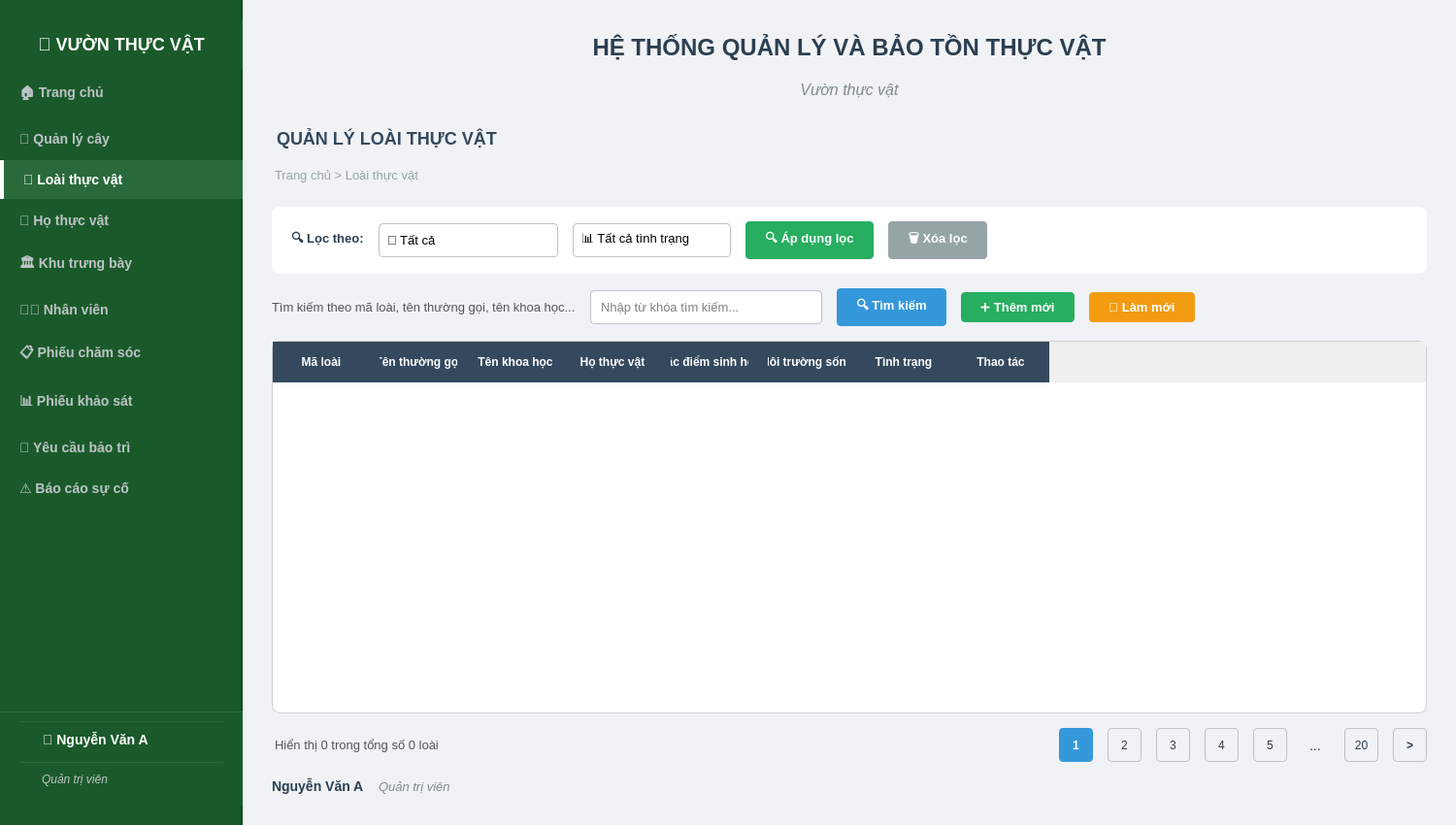
<?xml version="1.0" encoding="UTF-8"?>
<ui version="4.0">
 <class>MainWindow</class>
 <widget class="QMainWindow" name="MainWindow">
  <property name="geometry">
   <rect>
    <x>0</x>
    <y>0</y>
    <width>1500</width>
    <height>850</height>
   </rect>
  </property>
  <property name="windowTitle">
   <string>Hệ Thống Quản Lý Và Bảo Tồn Thực Vật - Vườn thực vật</string>
  </property>
  <widget class="QWidget" name="centralwidget">
   <layout class="QHBoxLayout" name="mainLayout">
    <property name="spacing">
     <number>0</number>
    </property>
    <property name="leftMargin">
     <number>0</number>
    </property>
    <property name="topMargin">
     <number>0</number>
    </property>
    <property name="rightMargin">
     <number>0</number>
    </property>
    <property name="bottomMargin">
     <number>0</number>
    </property>
    <item>
     <widget class="QWidget" name="sidebarWidget" native="true">
      <property name="minimumSize">
       <size>
        <width>250</width>
        <height>0</height>
       </size>
      </property>
      <property name="maximumSize">
       <size>
        <width>250</width>
        <height>16777215</height>
       </size>
      </property>
      <property name="styleSheet">
       <string>QWidget#sidebarWidget { background-color: #1a5a2a; border-right: 2px solid #0a4a1a; }</string>
      </property>
      <layout class="QVBoxLayout" name="sidebarLayout">
       <property name="spacing">
        <number>2</number>
       </property>
       <property name="leftMargin">
        <number>0</number>
       </property>
       <property name="topMargin">
        <number>20</number>
       </property>
       <property name="rightMargin">
        <number>0</number>
       </property>
       <property name="bottomMargin">
        <number>20</number>
       </property>
       <item>
        <widget class="QLabel" name="logoLabel">
         <property name="styleSheet">
          <string>font-size: 18px; font-weight: bold; color: #ffffff; padding: 15px 0; background-color: #1a5a2a;</string>
         </property>
         <property name="text">
          <string>🌿 VƯỜN THỰC VẬT</string>
         </property>
         <property name="alignment">
          <set>Qt::AlignCenter</set>
         </property>
        </widget>
       </item>
       <item>
        <widget class="QPushButton" name="homeButton">
         <property name="styleSheet">
          <string>QPushButton { text-align: left; padding: 12px 20px; background-color: transparent; color: #bdc3c7; border: none; border-radius: 0px; font-size: 14px; font-weight: bold; } QPushButton:hover { background-color: #2a6a3a; color: white; } QPushButton:checked { background-color: #2a6a3a; color: #ffffff; border-left: 4px solid #ffffff; }</string>
         </property>
         <property name="text">
          <string>🏠 Trang chủ</string>
         </property>
         <property name="checkable">
          <bool>true</bool>
         </property>
        </widget>
       </item>
       <item>
        <widget class="QPushButton" name="plantManagementButton">
         <property name="styleSheet">
          <string>QPushButton { text-align: left; padding: 12px 20px; background-color: transparent; color: #bdc3c7; border: none; border-radius: 0px; font-size: 14px; font-weight: bold; } QPushButton:hover { background-color: #2a6a3a; color: white; } QPushButton:checked { background-color: #2a6a3a; color: #ffffff; border-left: 4px solid #ffffff; }</string>
         </property>
         <property name="text">
          <string>🌳 Quản lý cây</string>
         </property>
         <property name="checkable">
          <bool>true</bool>
         </property>
        </widget>
       </item>
       <item>
        <widget class="QPushButton" name="speciesButton">
         <property name="styleSheet">
          <string>QPushButton { text-align: left; padding: 12px 20px; background-color: #2a6a3a; color: #ffffff; border: none; border-radius: 0px; font-size: 14px; font-weight: bold; border-left: 4px solid #ffffff; } QPushButton:hover { background-color: #2a6a3a; color: white; }</string>
         </property>
         <property name="text">
          <string>🌿 Loài thực vật</string>
         </property>
         <property name="checkable">
          <bool>true</bool>
         </property>
         <property name="checked">
          <bool>true</bool>
         </property>
        </widget>
       </item>
       <item>
        <widget class="QPushButton" name="familyButton">
         <property name="styleSheet">
          <string>QPushButton { text-align: left; padding: 12px 20px; background-color: transparent; color: #bdc3c7; border: none; border-radius: 0px; font-size: 14px; font-weight: bold; } QPushButton:hover { background-color: #2a6a3a; color: white; } QPushButton:checked { background-color: #2a6a3a; color: #ffffff; border-left: 4px solid #ffffff; }</string>
         </property>
         <property name="text">
          <string>🌺 Họ thực vật</string>
         </property>
         <property name="checkable">
          <bool>true</bool>
         </property>
        </widget>
       </item>
       <item>
        <widget class="QPushButton" name="exhibitionButton">
         <property name="styleSheet">
          <string>QPushButton { text-align: left; padding: 12px 20px; background-color: transparent; color: #bdc3c7; border: none; border-radius: 0px; font-size: 14px; font-weight: bold; } QPushButton:hover { background-color: #2a6a3a; color: white; } QPushButton:checked { background-color: #2a6a3a; color: #ffffff; border-left: 4px solid #ffffff; }</string>
         </property>
         <property name="text">
          <string>🏛️ Khu trưng bày</string>
         </property>
         <property name="checkable">
          <bool>true</bool>
         </property>
        </widget>
       </item>
       <item>
        <widget class="QPushButton" name="staffButton">
         <property name="styleSheet">
          <string>QPushButton { text-align: left; padding: 12px 20px; background-color: transparent; color: #bdc3c7; border: none; border-radius: 0px; font-size: 14px; font-weight: bold; } QPushButton:hover { background-color: #2a6a3a; color: white; } QPushButton:checked { background-color: #2a6a3a; color: #ffffff; border-left: 4px solid #ffffff; }</string>
         </property>
         <property name="text">
          <string>👨‍🌾 Nhân viên</string>
         </property>
         <property name="checkable">
          <bool>true</bool>
         </property>
        </widget>
       </item>
       <item>
        <widget class="QPushButton" name="careButton">
         <property name="styleSheet">
          <string>QPushButton { text-align: left; padding: 12px 20px; background-color: transparent; color: #bdc3c7; border: none; border-radius: 0px; font-size: 14px; font-weight: bold; } QPushButton:hover { background-color: #2a6a3a; color: white; } QPushButton:checked { background-color: #2a6a3a; color: #ffffff; border-left: 4px solid #ffffff; }</string>
         </property>
         <property name="text">
          <string>📋 Phiếu chăm sóc</string>
         </property>
         <property name="checkable">
          <bool>true</bool>
         </property>
        </widget>
       </item>
       <item>
        <widget class="QPushButton" name="surveyButton">
         <property name="styleSheet">
          <string>QPushButton { text-align: left; padding: 12px 20px; background-color: transparent; color: #bdc3c7; border: none; border-radius: 0px; font-size: 14px; font-weight: bold; } QPushButton:hover { background-color: #2a6a3a; color: white; } QPushButton:checked { background-color: #2a6a3a; color: #ffffff; border-left: 4px solid #ffffff; }</string>
         </property>
         <property name="text">
          <string>📊 Phiếu khảo sát</string>
         </property>
         <property name="checkable">
          <bool>true</bool>
         </property>
        </widget>
       </item>
       <item>
        <widget class="QPushButton" name="maintenanceButton">
         <property name="styleSheet">
          <string>QPushButton { text-align: left; padding: 12px 20px; background-color: transparent; color: #bdc3c7; border: none; border-radius: 0px; font-size: 14px; font-weight: bold; } QPushButton:hover { background-color: #2a6a3a; color: white; } QPushButton:checked { background-color: #2a6a3a; color: #ffffff; border-left: 4px solid #ffffff; }</string>
         </property>
         <property name="text">
          <string>🔧 Yêu cầu bảo trì</string>
         </property>
         <property name="checkable">
          <bool>true</bool>
         </property>
        </widget>
       </item>
       <item>
        <widget class="QPushButton" name="reportButton">
         <property name="styleSheet">
          <string>QPushButton { text-align: left; padding: 12px 20px; background-color: transparent; color: #bdc3c7; border: none; border-radius: 0px; font-size: 14px; font-weight: bold; } QPushButton:hover { background-color: #2a6a3a; color: white; } QPushButton:checked { background-color: #2a6a3a; color: #ffffff; border-left: 4px solid #ffffff; }</string>
         </property>
         <property name="text">
          <string>⚠️ Báo cáo sự cố</string>
         </property>
         <property name="checkable">
          <bool>true</bool>
         </property>
        </widget>
       </item>
       <item>
        <spacer name="sidebarSpacer">
         <property name="orientation">
          <enum>Qt::Vertical</enum>
         </property>
         <property name="sizeHint" stdset="0">
          <size>
           <width>20</width>
           <height>40</height>
          </size>
         </property>
        </spacer>
       </item>
       <item>
        <widget class="QWidget" name="userInfoWidget" native="true">
         <property name="styleSheet">
          <string>background-color: #1a5a2a; padding: 10px 20px; border-top: 1px solid #2a6a3a;</string>
         </property>
         <layout class="QVBoxLayout" name="userInfoLayout">
          <property name="spacing">
           <number>5</number>
          </property>
          <property name="leftMargin">
           <number>20</number>
          </property>
          <property name="topMargin">
           <number>10</number>
          </property>
          <property name="rightMargin">
           <number>20</number>
          </property>
          <property name="bottomMargin">
           <number>10</number>
          </property>
          <item>
           <widget class="QLabel" name="sidebarUserLabel">
            <property name="styleSheet">
             <string>color: #ffffff; font-size: 14px; font-weight: bold;</string>
            </property>
            <property name="text">
             <string>👤 Nguyễn Văn A</string>
            </property>
           </widget>
          </item>
          <item>
           <widget class="QLabel" name="sidebarRoleLabel">
            <property name="styleSheet">
             <string>color: #bdc3c7; font-size: 12px; font-style: italic;</string>
            </property>
            <property name="text">
             <string>Quản trị viên</string>
            </property>
           </widget>
          </item>
         </layout>
        </widget>
       </item>
      </layout>
     </widget>
    </item>
    <item>
     <widget class="QWidget" name="contentWidget" native="true">
      <property name="styleSheet">
       <string>QWidget#contentWidget { background-color: #f0f2f5; }</string>
      </property>
      <layout class="QVBoxLayout" name="contentLayout">
       <property name="spacing">
        <number>15</number>
       </property>
       <property name="leftMargin">
        <number>30</number>
       </property>
       <property name="topMargin">
        <number>30</number>
       </property>
       <property name="rightMargin">
        <number>30</number>
       </property>
       <property name="bottomMargin">
        <number>30</number>
       </property>
       <item>
        <layout class="QVBoxLayout" name="headerLayout">
         <item>
          <widget class="QLabel" name="titleLabel">
           <property name="styleSheet">
            <string>font-size: 24px; font-weight: bold; color: #2c3e50; padding: 5px;</string>
           </property>
           <property name="text">
            <string>HỆ THỐNG QUẢN LÝ VÀ BẢO TỒN THỰC VẬT</string>
           </property>
           <property name="alignment">
            <set>Qt::AlignCenter</set>
           </property>
          </widget>
         </item>
         <item>
          <widget class="QLabel" name="subtitleLabel">
           <property name="styleSheet">
            <string>font-size: 16px; color: #7f8c8d; font-style: italic; padding-bottom: 10px;</string>
           </property>
           <property name="text">
            <string>Vườn thực vật</string>
           </property>
           <property name="alignment">
            <set>Qt::AlignCenter</set>
           </property>
          </widget>
         </item>
        </layout>
       </item>
       <item>
        <widget class="QLabel" name="managementLabel">
         <property name="styleSheet">
          <string>font-size: 18px; font-weight: bold; color: #34495e; padding: 5px 0px;</string>
         </property>
         <property name="text">
          <string>QUẢN LÝ LOÀI THỰC VẬT</string>
         </property>
        </widget>
       </item>
       <item>
        <widget class="QLabel" name="breadcrumbLabel">
         <property name="styleSheet">
          <string>font-size: 13px; color: #95a5a6; padding-bottom: 10px;</string>
         </property>
         <property name="text">
          <string>Trang chủ &gt; Loài thực vật</string>
         </property>
        </widget>
       </item>
       <item>
        <widget class="QWidget" name="filterWidget" native="true">
         <property name="styleSheet">
          <string>QWidget#filterWidget { background-color: white; border-radius: 8px; padding: 15px; }</string>
         </property>
         <layout class="QHBoxLayout" name="filterLayout">
          <property name="spacing">
           <number>15</number>
          </property>
          <property name="leftMargin">
           <number>20</number>
          </property>
          <property name="topMargin">
           <number>15</number>
          </property>
          <property name="rightMargin">
           <number>20</number>
          </property>
          <property name="bottomMargin">
           <number>15</number>
          </property>
          <item>
           <widget class="QLabel" name="filterLabel">
            <property name="styleSheet">
             <string>font-size: 13px; font-weight: bold; color: #2c3e50;</string>
            </property>
            <property name="text">
             <string>🔍 Lọc theo:</string>
            </property>
           </widget>
          </item>
          <item>
           <widget class="QComboBox" name="filterFamilyCombo">
            <property name="minimumSize">
             <size>
              <width>150</width>
              <height>35</height>
             </size>
            </property>
            <property name="styleSheet">
             <string>QComboBox { padding: 8px; border: 1px solid #bdc3c7; border-radius: 4px; background-color: white; font-size: 13px; } QComboBox:hover { border-color: #3498db; } QComboBox::drop-down { border: none; }</string>
            </property>
            <item>
             <property name="text">
              <string>📂 Tất cả</string>
             </property>
            </item>
            <item>
             <property name="text">
              <string>🌳 Dầu (Dipterocarpaceae)</string>
             </property>
            </item>
            <item>
             <property name="text">
              <string>🌿 Đậu (Fabaceae)</string>
             </property>
            </item>
            <item>
             <property name="text">
              <string>🎋 Hòa thảo (Poaceae)</string>
             </property>
            </item>
            <item>
             <property name="text">
              <string>🌸 Lan (Orchidaceae)</string>
             </property>
            </item>
            <item>
             <property name="text">
              <string>🌲 Thông (Pinaceae)</string>
             </property>
            </item>
            <item>
             <property name="text">
              <string>🌺 Sim (Myrtaceae)</string>
             </property>
            </item>
           </widget>
          </item>
          <item>
           <widget class="QComboBox" name="filterStatusCombo">
            <property name="minimumSize">
             <size>
              <width>150</width>
              <height>35</height>
             </size>
            </property>
            <property name="styleSheet">
             <string>QComboBox { padding: 8px; border: 1px solid #bdc3c7; border-radius: 4px; background-color: white; font-size: 13px; } QComboBox:hover { border-color: #3498db; } QComboBox::drop-down { border: none; }</string>
            </property>
            <item>
             <property name="text">
              <string>📊 Tất cả tình trạng</string>
             </property>
            </item>
            <item>
             <property name="text">
              <string>🟢 Ít lo ngại (LC)</string>
             </property>
            </item>
            <item>
             <property name="text">
              <string>🟡 Gần nguy cấp (NT)</string>
             </property>
            </item>
            <item>
             <property name="text">
              <string>🟠 Sẽ nguy cấp (VU)</string>
             </property>
            </item>
            <item>
             <property name="text">
              <string>🔴 Nguy cấp (EN)</string>
             </property>
            </item>
           </widget>
          </item>
          <item>
           <widget class="QPushButton" name="filterButton">
            <property name="minimumSize">
             <size>
              <width>120</width>
              <height>35</height>
             </size>
            </property>
            <property name="styleSheet">
             <string>QPushButton { background-color: #27ae60; color: white; padding: 8px 20px; border: none; border-radius: 4px; font-weight: bold; font-size: 13px; } QPushButton:hover { background-color: #219a52; }</string>
            </property>
            <property name="text">
             <string>🔍 Áp dụng lọc</string>
            </property>
           </widget>
          </item>
          <item>
           <widget class="QPushButton" name="clearFilterButton">
            <property name="minimumSize">
             <size>
              <width>100</width>
              <height>35</height>
             </size>
            </property>
            <property name="styleSheet">
             <string>QPushButton { background-color: #95a5a6; color: white; padding: 8px 20px; border: none; border-radius: 4px; font-weight: bold; font-size: 13px; } QPushButton:hover { background-color: #7f8c8d; }</string>
            </property>
            <property name="text">
             <string>🗑️ Xóa lọc</string>
            </property>
           </widget>
          </item>
          <item>
           <spacer name="filterSpacer">
            <property name="orientation">
             <enum>Qt::Horizontal</enum>
            </property>
            <property name="sizeHint" stdset="0">
             <size>
              <width>40</width>
              <height>20</height>
             </size>
            </property>
           </spacer>
          </item>
         </layout>
        </widget>
       </item>
       <item>
        <layout class="QHBoxLayout" name="searchLayout">
         <item>
          <widget class="QLabel" name="searchLabel">
           <property name="styleSheet">
            <string>font-size: 13px; color: #555;</string>
           </property>
           <property name="text">
            <string>Tìm kiếm theo mã loài, tên thường gọi, tên khoa học...</string>
           </property>
          </widget>
         </item>
         <item>
          <widget class="QLineEdit" name="searchInput">
           <property name="styleSheet">
            <string>padding: 8px; border: 1px solid #bdc3c7; border-radius: 4px; font-size: 13px;</string>
           </property>
           <property name="placeholderText">
            <string>Nhập từ khóa tìm kiếm...</string>
           </property>
          </widget>
         </item>
         <item>
          <widget class="QPushButton" name="searchButton">
           <property name="styleSheet">
            <string>QPushButton { background-color: #3498db; color: white; padding: 8px 20px; border: none; border-radius: 4px; font-weight: bold; font-size: 13px; } QPushButton:hover { background-color: #2980b9; }</string>
           </property>
           <property name="text">
            <string>🔍 Tìm kiếm</string>
           </property>
          </widget>
         </item>
         <item>
          <widget class="QPushButton" name="addButton">
           <property name="styleSheet">
            <string>QPushButton { background-color: #27ae60; color: white; padding: 8px 20px; border: none; border-radius: 4px; font-weight: bold; font-size: 13px; } QPushButton:hover { background-color: #219a52; }</string>
           </property>
           <property name="text">
            <string>➕ Thêm mới</string>
           </property>
          </widget>
         </item>
         <item>
          <widget class="QPushButton" name="refreshButton">
           <property name="styleSheet">
            <string>QPushButton { background-color: #f39c12; color: white; padding: 8px 20px; border: none; border-radius: 4px; font-weight: bold; font-size: 13px; } QPushButton:hover { background-color: #e67e22; }</string>
           </property>
           <property name="text">
            <string>🔄 Làm mới</string>
           </property>
          </widget>
         </item>
         <item>
          <spacer name="horizontalSpacer">
           <property name="orientation">
            <enum>Qt::Horizontal</enum>
           </property>
           <property name="sizeHint" stdset="0">
            <size>
             <width>40</width>
             <height>20</height>
            </size>
           </property>
          </spacer>
         </item>
        </layout>
       </item>
       <item>
        <widget class="QTableWidget" name="tableWidget">
         <property name="styleSheet">
          <string>QTableWidget { border: 1px solid #d0d0d0; border-radius: 8px; gridline-color: #e0e0e0; background-color: white; alternate-background-color: #f8f9fa; } QTableWidget::item { padding: 10px; font-size: 13px; } QHeaderView::section { background-color: #34495e; color: white; padding: 12px 10px; border: none; font-weight: bold; font-size: 12px; } QTableWidget::item:selected { background-color: #3498db; color: white; }</string>
         </property>
         <property name="rowCount">
          <number>0</number>
         </property>
         <property name="columnCount">
          <number>8</number>
         </property>
         <attribute name="horizontalHeaderVisible">
          <bool>true</bool>
         </attribute>
         <attribute name="horizontalHeaderStretchLastSection">
          <bool>false</bool>
         </attribute>
         <attribute name="verticalHeaderVisible">
          <bool>false</bool>
         </attribute>
         <column>
          <property name="text">
           <string>Mã loài</string>
          </property>
         </column>
         <column>
          <property name="text">
           <string>Tên thường gọi</string>
          </property>
         </column>
         <column>
          <property name="text">
           <string>Tên khoa học</string>
          </property>
         </column>
         <column>
          <property name="text">
           <string>Họ thực vật</string>
          </property>
         </column>
         <column>
          <property name="text">
           <string>Đặc điểm sinh học</string>
          </property>
         </column>
         <column>
          <property name="text">
           <string>Môi trường sống</string>
          </property>
         </column>
         <column>
          <property name="text">
           <string>Tình trạng</string>
          </property>
         </column>
         <column>
          <property name="text">
           <string>Thao tác</string>
          </property>
         </column>
        </widget>
       </item>
       <item>
        <layout class="QHBoxLayout" name="paginationLayout">
         <item>
          <widget class="QLabel" name="paginationLabel">
           <property name="styleSheet">
            <string>font-size: 13px; color: #555; padding: 5px 0;</string>
           </property>
           <property name="text">
            <string>Hiển thị 0 trong tổng số 0 loài</string>
           </property>
          </widget>
         </item>
         <item>
          <spacer name="paginationSpacer">
           <property name="orientation">
            <enum>Qt::Horizontal</enum>
           </property>
           <property name="sizeHint" stdset="0">
            <size>
             <width>40</width>
             <height>20</height>
            </size>
           </property>
          </spacer>
         </item>
         <item>
          <widget class="QPushButton" name="page1Button">
           <property name="minimumSize">
            <size>
             <width>35</width>
             <height>35</height>
            </size>
           </property>
           <property name="styleSheet">
            <string>QPushButton { background-color: #3498db; color: white; border: none; border-radius: 4px; font-weight: bold; } QPushButton:hover { background-color: #2980b9; }</string>
           </property>
           <property name="text">
            <string>1</string>
           </property>
          </widget>
         </item>
         <item>
          <widget class="QPushButton" name="page2Button">
           <property name="minimumSize">
            <size>
             <width>35</width>
             <height>35</height>
            </size>
           </property>
           <property name="styleSheet">
            <string>QPushButton { background-color: transparent; color: #2c3e50; border: 1px solid #bdc3c7; border-radius: 4px; } QPushButton:hover { background-color: #ecf0f1; }</string>
           </property>
           <property name="text">
            <string>2</string>
           </property>
          </widget>
         </item>
         <item>
          <widget class="QPushButton" name="page3Button">
           <property name="minimumSize">
            <size>
             <width>35</width>
             <height>35</height>
            </size>
           </property>
           <property name="styleSheet">
            <string>QPushButton { background-color: transparent; color: #2c3e50; border: 1px solid #bdc3c7; border-radius: 4px; } QPushButton:hover { background-color: #ecf0f1; }</string>
           </property>
           <property name="text">
            <string>3</string>
           </property>
          </widget>
         </item>
         <item>
          <widget class="QPushButton" name="page4Button">
           <property name="minimumSize">
            <size>
             <width>35</width>
             <height>35</height>
            </size>
           </property>
           <property name="styleSheet">
            <string>QPushButton { background-color: transparent; color: #2c3e50; border: 1px solid #bdc3c7; border-radius: 4px; } QPushButton:hover { background-color: #ecf0f1; }</string>
           </property>
           <property name="text">
            <string>4</string>
           </property>
          </widget>
         </item>
         <item>
          <widget class="QPushButton" name="page5Button">
           <property name="minimumSize">
            <size>
             <width>35</width>
             <height>35</height>
            </size>
           </property>
           <property name="styleSheet">
            <string>QPushButton { background-color: transparent; color: #2c3e50; border: 1px solid #bdc3c7; border-radius: 4px; } QPushButton:hover { background-color: #ecf0f1; }</string>
           </property>
           <property name="text">
            <string>5</string>
           </property>
          </widget>
         </item>
         <item>
          <widget class="QLabel" name="pageDotsLabel">
           <property name="styleSheet">
            <string>font-size: 14px; color: #2c3e50; padding: 0 5px;</string>
           </property>
           <property name="text">
            <string>...</string>
           </property>
          </widget>
         </item>
         <item>
          <widget class="QPushButton" name="page20Button">
           <property name="minimumSize">
            <size>
             <width>35</width>
             <height>35</height>
            </size>
           </property>
           <property name="styleSheet">
            <string>QPushButton { background-color: transparent; color: #2c3e50; border: 1px solid #bdc3c7; border-radius: 4px; } QPushButton:hover { background-color: #ecf0f1; }</string>
           </property>
           <property name="text">
            <string>20</string>
           </property>
          </widget>
         </item>
         <item>
          <widget class="QPushButton" name="pageNextButton">
           <property name="minimumSize">
            <size>
             <width>35</width>
             <height>35</height>
            </size>
           </property>
           <property name="styleSheet">
            <string>QPushButton { background-color: transparent; color: #2c3e50; border: 1px solid #bdc3c7; border-radius: 4px; font-weight: bold; } QPushButton:hover { background-color: #ecf0f1; }</string>
           </property>
           <property name="text">
            <string>&gt;</string>
           </property>
          </widget>
         </item>
        </layout>
       </item>
       <item>
        <layout class="QHBoxLayout" name="footerLayout">
         <item>
          <widget class="QLabel" name="userLabel">
           <property name="styleSheet">
            <string>font-size: 14px; font-weight: bold; color: #2c3e50;</string>
           </property>
           <property name="text">
            <string>Nguyễn Văn A</string>
           </property>
          </widget>
         </item>
         <item>
          <widget class="QLabel" name="roleLabel">
           <property name="styleSheet">
            <string>font-size: 13px; color: #7f8c8d; font-style: italic;</string>
           </property>
           <property name="text">
            <string>Quản trị viên</string>
           </property>
          </widget>
         </item>
         <item>
          <spacer name="footerSpacer">
           <property name="orientation">
            <enum>Qt::Horizontal</enum>
           </property>
           <property name="sizeHint" stdset="0">
            <size>
             <width>40</width>
             <height>20</height>
            </size>
           </property>
          </spacer>
         </item>
        </layout>
       </item>
      </layout>
     </widget>
    </item>
   </layout>
  </widget>
 </widget>
 <resources/>
 <connections/>
</ui>
